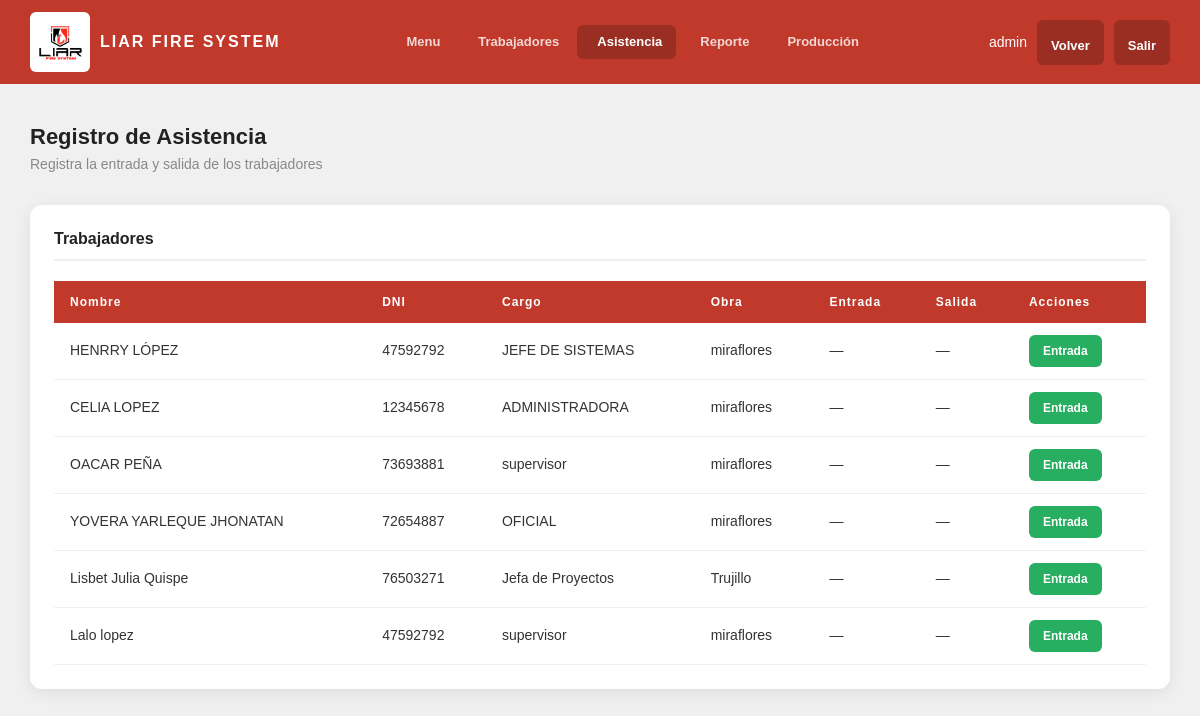
Before: /asistencia (signed in) with the older database file.
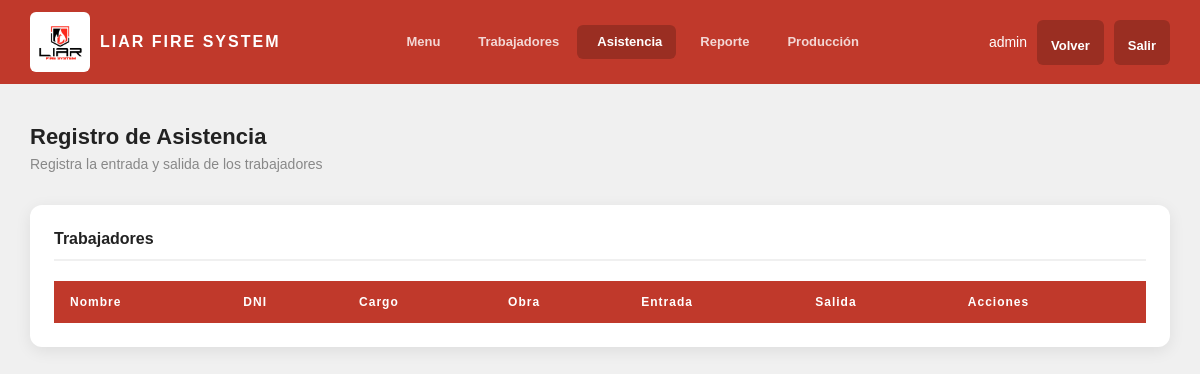
After: the same page with the newer database file.
### tables this page shows
CREATE TABLE trabajadores (
            id INTEGER PRIMARY KEY AUTOINCREMENT,
            nombre TEXT NOT NULL,
            dni TEXT NOT NULL,
            obra TEXT NOT NULL
        , cargo TEXT);

### app.py (the view)
@app.route('/asistencia')
def asistencia():
    if 'usuario' not in session:
        return redirect(url_for('inicio'))
    import sqlite3
    conexion = sqlite3.connect('asistencia.db')
    conexion.row_factory = sqlite3.Row
    cursor = conexion.cursor()
    hoy, _ = hora_peru()
    cursor.execute('''
        SELECT t.id, t.nombre, t.dni, t.cargo, t.obra,
               a.hora_ingreso, a.hora_salida
        FROM trabajadores t
        LEFT JOIN asistencia a
        ON t.id = a.trabajador_id AND a.fecha = ?
    ''', (hoy,))
    trabajadores = cursor.fetchall()
    conexion.close()
    return render_template('asistencia.html',
                           usuario=session['usuario'],
                           trabajadores=trabajadores)

### app.py (called while the page is built)
def hora_peru():
    zona_peru = pytz.timezone('America/Lima')
    ahora = datetime.now(zona_peru)
    return ahora.strftime('%Y-%m-%d'), ahora.strftime('%H:%M:%S')

### templates/asistencia.html (shortened to what this page needs)
<!DOCTYPE html>
<html lang="es">
<head>
    <link href="https://cdn.jsdelivr.net/npm/bootstrap@5.3.0/dist/css/bootstrap.min.css" rel="stylesheet">
    <link rel="stylesheet" href="https://cdn.jsdelivr.net/npm/@tabler/icons-webfont@latest/tabler-icons.min.css">
    <link rel="stylesheet" href="/static/style.css">
</head>
<body class="body-dashboard">
    <nav class="navbar-top">
        <div class="navbar-logo">
            <img src="/static/img/logo.png" alt="Logo">
            <span>LIAR FIRE SYSTEM</span>
        </div>
        <div class="menu-nav">
            <a href="/dashboard"> Menu</a>
            <a href="/trabajadores"> Trabajadores</a>
            <a href="/asistencia" class="active"> Asistencia</a>
            <a href="/reportes"> Reporte</a>
            <a href="/produccion"> Producción</a>
        </div>
        <div class="navbar-usuario">
            <span>{{ usuario }}</span>
            <a href="/dashboard" class="btn-logout"> Volver</a>
            <a href="/logout" class="btn-logout"> Salir</a>
        </div>
    </nav>
    <div class="dashboard-contenido">
        <h2 class="dashboard-titulo">Registro de Asistencia</h2>
        <p class="dashboard-subtitulo">Registra la entrada y salida de los trabajadores</p>
        <div class="tabla-card">
            <h4>Trabajadores</h4>
            <table class="tabla">
                <thead>
                    <tr>
                        <th>Nombre</th>
                        <th>DNI</th>
                        <th>Cargo</th>
                        <th>Obra</th>
                        <th>Entrada</th>
                        <th>Salida</th>
                        <th>Acciones</th>
                    </tr>
                </thead>
                <tbody>
                    {% for t in trabajadores %}
                    <tr>
                        <td>{{ t.nombre }}</td>
                        <td>{{ t.dni }}</td>
                        <td>{{ t.cargo }}</td>
                        <td>{{ t.obra }}</td>
                        <td>{{ t.hora_ingreso or '—' }}</td>
                        <td>{{ t.hora_salida or '—' }}</td>
                        <td>
                            {% if not t.hora_ingreso %}
                            <form method="POST" action="/asistencia/entrada" id="form-entrada-{{ t.id }}">
                                <button type="button" class="btn-entrada"
                                    onclick="registrar('entrada', '{{ t.id }}')">
                                     Entrada
                                </button>
                            </form>
                            {% else %}
                            <span class="badge-completo">
                                <i class="ti ti-circle-check"></i> Completo
                            </span>
                            {% endif %}
                        </td>
                    </tr>
                    {% endfor %}
                </tbody>
            </table>
        </div>
    </div>
</body>
</html>

Changed rows visible on the page:
removed trabajadores: nombre "HENRRY LÓPEZ", dni "47592792", cargo "JEFE DE SISTEMAS", obra "miraflores", hora_ingreso "—", hora_salida "—"
removed trabajadores: nombre "CELIA LOPEZ", dni "12345678", cargo "ADMINISTRADORA", obra "miraflores", hora_ingreso "—", hora_salida "—"
removed trabajadores: nombre "OACAR PEÑA", dni "73693881", cargo "supervisor", obra "miraflores", hora_ingreso "—", hora_salida "—"
removed trabajadores: nombre "YOVERA YARLEQUE JHONATAN", dni "72654887", cargo "OFICIAL", obra "miraflores", hora_ingreso "—", hora_salida "—"
removed trabajadores: nombre "Lisbet Julia Quispe", dni "76503271", cargo "Jefa de Proyectos", obra "Trujillo", hora_ingreso "—", hora_salida "—"
removed trabajadores: nombre "Lalo lopez", dni "47592792", cargo "supervisor", obra "miraflores", hora_ingreso "—", hora_salida "—"
